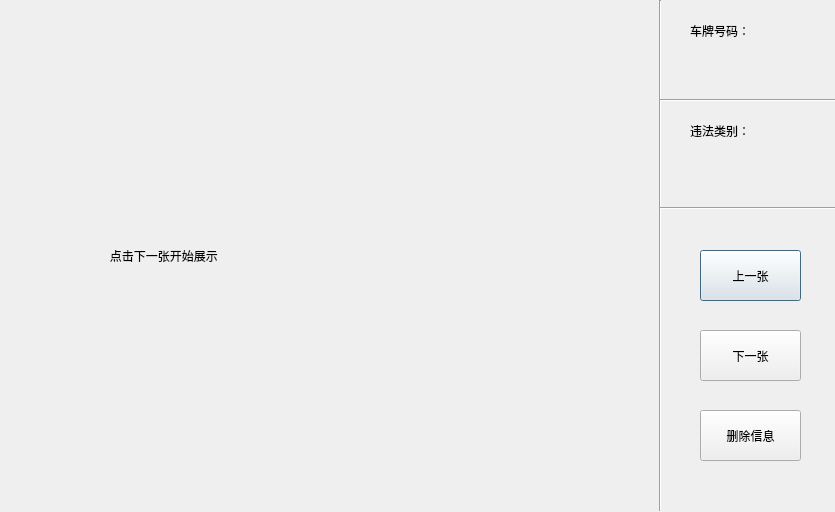
<?xml version="1.0" encoding="UTF-8"?>
<ui version="4.0">
 <class>dialogillgal</class>
 <widget class="QDialog" name="dialogillgal">
  <property name="geometry">
   <rect>
    <x>0</x>
    <y>0</y>
    <width>835</width>
    <height>512</height>
   </rect>
  </property>
  <property name="minimumSize">
   <size>
    <width>835</width>
    <height>502</height>
   </size>
  </property>
  <property name="maximumSize">
   <size>
    <width>835</width>
    <height>512</height>
   </size>
  </property>
  <property name="windowTitle">
   <string>查看违法帧</string>
  </property>
  <widget class="Line" name="line">
   <property name="geometry">
    <rect>
     <x>650</x>
     <y>0</y>
     <width>21</width>
     <height>511</height>
    </rect>
   </property>
   <property name="orientation">
    <enum>Qt::Vertical</enum>
   </property>
  </widget>
  <widget class="QLabel" name="label_2">
   <property name="geometry">
    <rect>
     <x>690</x>
     <y>10</y>
     <width>71</width>
     <height>41</height>
    </rect>
   </property>
   <property name="text">
    <string>车牌号码：</string>
   </property>
  </widget>
  <widget class="QLabel" name="plate_number">
   <property name="geometry">
    <rect>
     <x>710</x>
     <y>50</y>
     <width>101</width>
     <height>21</height>
    </rect>
   </property>
   <property name="text">
    <string/>
   </property>
  </widget>
  <widget class="QLabel" name="label_4">
   <property name="geometry">
    <rect>
     <x>690</x>
     <y>110</y>
     <width>71</width>
     <height>41</height>
    </rect>
   </property>
   <property name="text">
    <string>违法类别：</string>
   </property>
   <property name="scaledContents">
    <bool>false</bool>
   </property>
  </widget>
  <widget class="QLabel" name="illegal_type">
   <property name="geometry">
    <rect>
     <x>710</x>
     <y>150</y>
     <width>101</width>
     <height>21</height>
    </rect>
   </property>
   <property name="text">
    <string/>
   </property>
  </widget>
  <widget class="QWidget" name="verticalLayoutWidget">
   <property name="geometry">
    <rect>
     <x>0</x>
     <y>0</y>
     <width>651</width>
     <height>511</height>
    </rect>
   </property>
   <layout class="QVBoxLayout" name="verticalLayout">
    <item>
     <widget class="QLabel" name="label">
      <property name="minimumSize">
       <size>
        <width>531</width>
        <height>321</height>
       </size>
      </property>
      <property name="text">
       <string>                                 点击下一张开始展示</string>
      </property>
     </widget>
    </item>
   </layout>
  </widget>
  <widget class="QPushButton" name="before">
   <property name="geometry">
    <rect>
     <x>700</x>
     <y>250</y>
     <width>101</width>
     <height>51</height>
    </rect>
   </property>
   <property name="text">
    <string>上一张</string>
   </property>
  </widget>
  <widget class="QPushButton" name="next">
   <property name="geometry">
    <rect>
     <x>700</x>
     <y>330</y>
     <width>101</width>
     <height>51</height>
    </rect>
   </property>
   <property name="text">
    <string>下一张</string>
   </property>
  </widget>
  <widget class="Line" name="line_2">
   <property name="geometry">
    <rect>
     <x>660</x>
     <y>90</y>
     <width>221</width>
     <height>20</height>
    </rect>
   </property>
   <property name="orientation">
    <enum>Qt::Horizontal</enum>
   </property>
  </widget>
  <widget class="Line" name="line_3">
   <property name="geometry">
    <rect>
     <x>660</x>
     <y>200</y>
     <width>211</width>
     <height>16</height>
    </rect>
   </property>
   <property name="orientation">
    <enum>Qt::Horizontal</enum>
   </property>
  </widget>
  <widget class="QPushButton" name="delete_info">
   <property name="geometry">
    <rect>
     <x>700</x>
     <y>410</y>
     <width>101</width>
     <height>51</height>
    </rect>
   </property>
   <property name="text">
    <string>删除信息</string>
   </property>
  </widget>
 </widget>
 <resources/>
 <connections/>
</ui>
